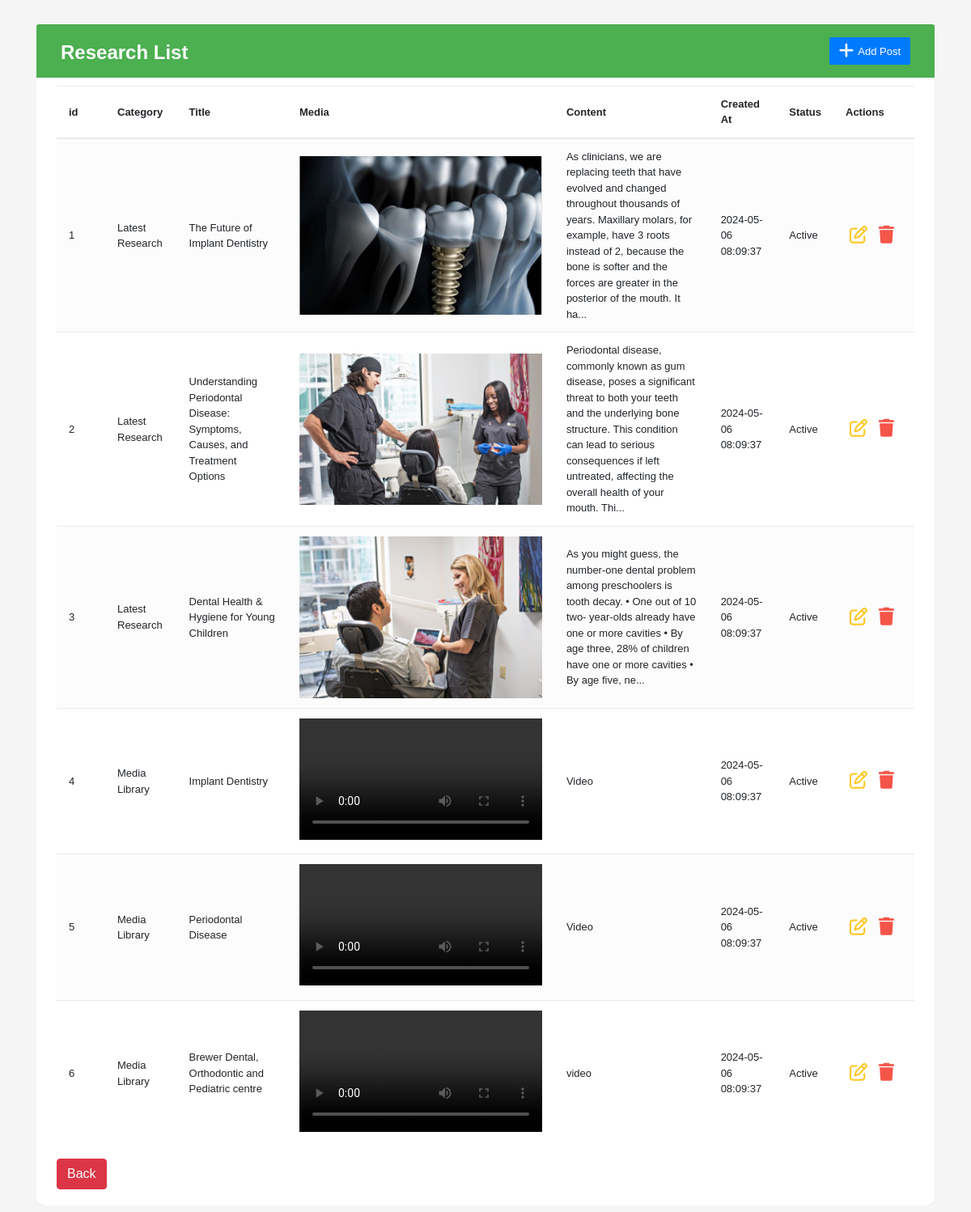
/admin/admin-research/index.php (signed in), run on the app's committed database.
### tables this page shows
CREATE TABLE `posts` (
  `post_id` int(11) NOT NULL,
  `category_id` int(11) DEFAULT NULL,
  `post_title` varchar(80) DEFAULT NULL,
  `post_content` text DEFAULT NULL,
  `post_created_at` timestamp NOT NULL DEFAULT current_timestamp(),
  `post_updated_at` timestamp NOT NULL DEFAULT current_timestamp() ON UPDATE current_timestamp(),
  `post_is_deleted` tinyint(1) DEFAULT 0,
  CHECK (post_is_deleted BETWEEN 0 AND 1)
);

CREATE TABLE `category` (
  `category_id` int(11) NOT NULL,
  `parent_id` int(11) NOT NULL DEFAULT 0,
  `category_name` varchar(30) DEFAULT NULL,
  `category_description` text DEFAULT NULL,
  `category_is_deleted` tinyint(1) DEFAULT 0,
  CHECK (category_is_deleted BETWEEN 0 AND 1)
);

CREATE TABLE `media` (
  `media_id` int(11) NOT NULL,
  `media_type` varchar(50) DEFAULT NULL,
  `media_path` varchar(255) DEFAULT NULL,
  `media_text` text DEFAULT NULL,
  `media_created_at` timestamp NOT NULL DEFAULT current_timestamp(),
  `media_updated_at` timestamp NOT NULL DEFAULT current_timestamp() ON UPDATE current_timestamp(),
  `media_is_deleted` tinyint(1) DEFAULT 0,
  CHECK (media_is_deleted BETWEEN 0 AND 1)
);

### admin/function.php (called while the page is built, shortened)
<?php
function getMediaByPostID($post_id)
{
    global $conn;
    $sql_query = "SELECT media.media_path, media.media_text, media.media_type
                    FROM media JOIN itemmedia ON media.media_id = itemmedia.media_id
                    JOIN posts ON itemmedia.item_id = posts.post_id
                    WHERE posts.post_id = ?
                    AND media.media_is_deleted = 0
                    AND itemmedia.item_is_deleted = 0 AND itemmedia.item_type = 'research'";
    $stmt = $conn->prepare($sql_query);
    $stmt->bind_param("i", $post_id);
    $stmt->execute();
    $result = $stmt->get_result();
    $data = $result->fetch_all(MYSQLI_ASSOC);
    return $data[0];
}
function getCategoryByCategoryID($category_id)
{
    global $conn;
    $sql_query = "SELECT category.category_name FROM category JOIN posts ON posts.category_id = category.category_id WHERE posts.category_id = ?";
    $stmt = $conn->prepare($sql_query);
    $stmt->bind_param("i", $category_id);
    $stmt->execute();
    $result = $stmt->get_result();
    $data = $result->fetch_all(MYSQLI_ASSOC);
    return $data[0];
}
function getAllPostResearch()
{
    global $conn;
    $sql_query = "SELECT * FROM posts WHERE posts.category_id = 8 OR posts.category_id = 9";
    $stmt = $conn->prepare($sql_query);
    $stmt->execute();
    $result = $stmt->get_result();
    $data = $result->fetch_all(MYSQLI_ASSOC);
    return $data;
}

### admin/admin-research/index.php (the view, shortened to what this page needs)
<?php
require_once('../function.php');
$posts = getAllPostResearch();
?>
<!DOCTYPE html>
<html lang="en">
<head>
    <link rel="stylesheet" href="https://stackpath.bootstrapcdn.com/bootstrap/4.5.0/css/bootstrap.min.css">
    <link rel="stylesheet" href="../style/research.css">
</head>
<body>
<div class="container-xl">
    <div class="table-responsive">
        <div class="table-wrapper">
            <div class="table-title">
                <div class="row">
                    <div class="col-sm-6">
                        <h2><b>Research List</b></h2>
                    </div>
                    <div class="col-sm-6">
                        <a href="create-research.php" class="btn btn-primary" data-toggle="modal"><i
                                    class="fa-solid fa-plus"></i> <span>Add Post</span></a>
                    </div>
                </div>
            </div>
            <table class="table table-striped table-hover">
                <thead>
                <tr>
                    <th>id</th>
                    <th>Category</th>
                    <th>Title</th>
                    <th>Media</th>
                    <th>Content</th>
                    <th>Created At</th>
                    <th>Status</th>
                    <th>Actions</th>
                </tr>
                </thead>
                <tbody><?php $order = 0; foreach ($posts as $post) {
                    $post_id = $post['post_id'];
                    $category_id = $post['category_id'];
                    $category = getCategoryByCategoryID($category_id);
                    $media = getMediaByPostID($post_id);
                    ?>
                    <tr>
                        <td><?php $order += 1;
                            echo $order; ?></td>
                        <td><?php echo ($category['category_name']); ?></td>
                        <td><?php echo $post['post_title'] ?></td>
                        <td><?php if ($media['media_type'] == 'image'): ?>
                                <img id="current_media" src="<?php echo $media['media_path']; ?>"
                                     alt="Current Media" style="width: 300px; height: auto;">
                            <?php elseif ($media['media_type'] == 'video'): ?>
                                <video id="current_media" controls style="width: 300px; height: auto;">
                                    <source src="<?php echo $media['media_path']; ?>" type="video/mp4">
                                </video>
                            <?php endif; ?></td>
                        <td>
                            <?php
                            echo substr($post['post_content'], 0, 255);
                            if (strlen($post['post_content']) > 255) {
                                echo "...";
                            }
                            ?>
                        </td>
                        <td><?php echo $post['post_created_at'] ?></td>
                        <td><?php if ($post['post_is_deleted'] == 1) {
                                echo "Inactive";
                            } else {
                                echo "Active";
                            }
                            ?>
                        </td>
                        <td>
                            <a href="edit-research.php?post_id=<?php echo $post['post_id'] ?>" class="edit"><i
                                        class="fa-regular fa-pen-to-square"></i></a>
                            <?php if ($post['post_is_deleted'] == 1): ?>
                                <a href="restore-research.php?post_id=<?php echo $post['post_id'] ?>" class="restore"><i class="fa-solid fa-rotate-left"></i></a>
                            <?php else: ?>
                                <a href="delete-research.php?post_id=<?php echo $post['post_id'] ?>" class="delete"><i class="fa-solid fa-trash"></i></a>
                            <?php endif; ?>
                        </td>
                    </tr>
                <?php } ?>
                </tbody>
            </table>
            <div class="clearfix">
                <a href="../admin-dashboard/index.php" class="btn btn-danger">Back</a>
            </div>
        </div>
    </div>
</div>
</body>

### admin/style/research.css (style rules this page uses)
body { color: #3FB6E0; background: #f5f5f5; font-family: 'Varela Round', sans-serif; font-size: 13px; }
.table-responsive { margin: 30px 0; }
.table-wrapper { background: #fff; padding: 20px 25px; border-radius: 10px; min-width: 1000px; box-shadow: 0 1px 1px rgba(0,0,0,.05); }
.table-title { padding-bottom: 15px; background: #4CAF50; color: #fff; padding: 16px 30px; min-width: 100%; margin: -20px -25px 10px; border-radius: 3px 3px 0 0; }
.table-title h2 { margin: 5px 0 0; font-size: 24px; }
.table-title .btn { color: #fff; float: right; font-size: 13px; border: none; min-width: 50px; border-radius: 2px; border: none; outline: none !important; margin-left: 10px; }
.table-title .btn i { float: left; font-size: 21px; margin-right: 5px; }
.table-title .btn span { float: left; margin-top: 2px; }
table.table tr th, table.table tr td { border-color: #e9e9e9; padding: 12px 15px; vertical-align: middle; }
table.table tr th:first-child { width: 60px; }
table.table tr th:last-child { width: 100px; }
table.table-striped tbody tr:nth-of-type(odd) { background-color: #fcfcfc; }
table.table td:last-child i { opacity: 0.9; font-size: 22px; margin: 0 5px; }
table.table td a { font-weight: bold; display: inline-block; text-decoration: none; outline: none !important; }
table.table td a.edit { color: #FFC107; }
table.table td a.delete { color: #F44336; }
table.table td i { font-size: 19px; }

### data on the page
posts: category.category_name "Latest Research", post_title "The Future of Implant Dentistry", media.media_path (picture), post_content "As clinicians, we are replacing teeth that have evolved and changed throughout thousands of years. Maxillary molars, for example, have 3 roots instead of 2, because the bone is softer and the forces are greater in the posterior of the mouth. It ha", post_created_at "2024-05-06 08:09:37", post_is_deleted "Active"
posts: category.category_name "Latest Research", post_title "Understanding Periodontal Disease: Symptoms, Causes, and Treatment Options", media.media_path (picture), post_content "Periodontal disease, commonly known as gum disease, poses a significant threat to both your teeth and the underlying bone structure. This condition can lead to serious consequences if left untreated, affecting the overall health of your mouth. Thi", post_created_at "2024-05-06 08:09:37", post_is_deleted "Active"
posts: category.category_name "Latest Research", post_title "Dental Health & Hygiene for Young Children", media.media_path (picture), post_content "As you might guess, the number-one dental problem among preschoolers is tooth decay. • One out of 10 two- year-olds already have one or more cavities • By age three, 28% of children have one or more cavities • By age five, ne", post_created_at "2024-05-06 08:09:37", post_is_deleted "Active"
posts: category.category_name "Media Library", post_title "Implant Dentistry", post_content "Video", post_created_at "2024-05-06 08:09:37", post_is_deleted "Active"
posts: category.category_name "Media Library", post_title "Periodontal Disease", post_content "Video", post_created_at "2024-05-06 08:09:37", post_is_deleted "Active"
posts: category.category_name "Media Library", post_title "Brewer Dental, Orthodontic and Pediatric centre", post_content "video", post_created_at "2024-05-06 08:09:37", post_is_deleted "Active"
